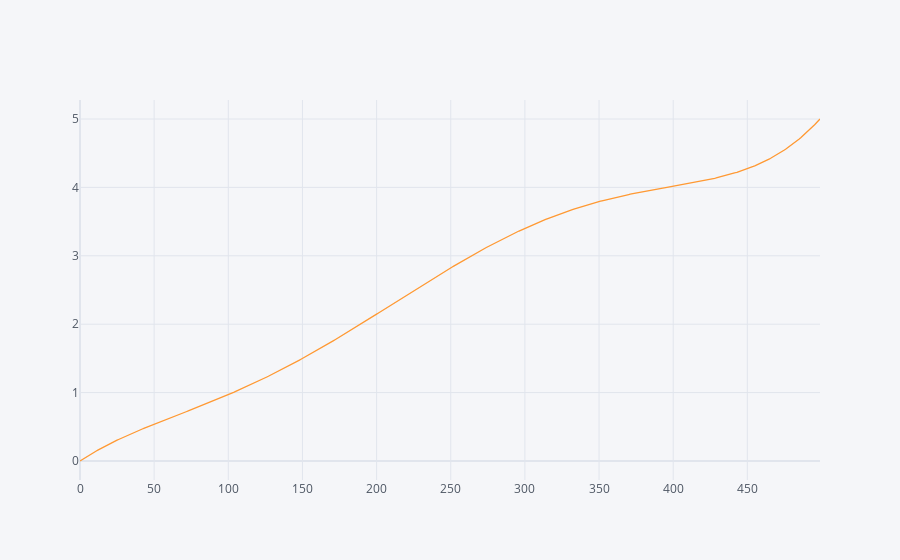

The notebook cell this image was saved under:
### Code cell
import pandas as pd
import cufflinks as cf
pd.Series(L(T,data_x,T0)).iplot()

### Figure 1 — Plotly figure (JSON) as saved in the notebook; plotly's stock layout.template omitted (floating-point values rounded to 4 significant figures; data arrays with more than 128 entries replaced by an {"elided": "..."} marker saying what was removed)
{"data": [{"line": {"color": "rgba(255, 153, 51, 1.0)", "dash": "solid", "shape": "linear", "width": 1.3}, "mode": "lines", "name": "None", "text": "", "type": "scatter", "x": {"elided": "500 int values"}, "y": {"elided": "500 float values"}}], "layout": {"legend": {"bgcolor": "#F5F6F9", "font": {"color": "#4D5663"}}, "paper_bgcolor": "#F5F6F9", "plot_bgcolor": "#F5F6F9", "title": {"font": {"color": "#4D5663"}}, "xaxis": {"gridcolor": "#E1E5ED", "showgrid": true, "tickfont": {"color": "#4D5663"}, "title": {"font": {"color": "#4D5663"}, "text": ""}, "zerolinecolor": "#E1E5ED"}, "yaxis": {"gridcolor": "#E1E5ED", "showgrid": true, "tickfont": {"color": "#4D5663"}, "title": {"font": {"color": "#4D5663"}, "text": ""}, "zerolinecolor": "#E1E5ED"}}}
